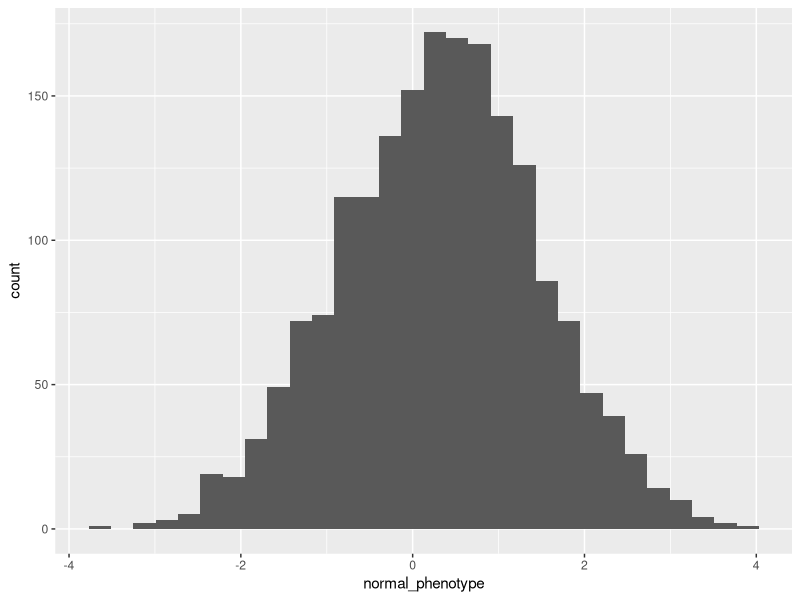

This figure's R source:
## ---- chunk 1
knitr::opts_chunk$set(echo = TRUE)
library('lme4')
suppressPackageStartupMessages(library(tidyverse))
## ---- chunk 2
# Table of line names and cohorts
lines <- tibble(
  cohort = c( rep("cohort1", 211), rep("cohort2", 206), rep("cohort3", 207) )
) %>% 
  mutate(
    line = paste0(cohort, "_", 1:length(cohort))
  )
# Print the first 6 lines
head(lines)
# There is a row for each line
nrow(lines)
## ---- chunk 3
nreps <- 3
exp_design = vector('list', nreps) # An empty list
# Randomise the order of lines in each replicate
for (r in 1:nreps){
  exp_design[[r]] <- lines[sample(1:nrow(lines)),] %>% 
    mutate(replicate = r)
}
exp_design <- bind_rows(exp_design)

# Print the first 6 lines
head(exp_design)
# There are 1872 lines, which is 3*622
nrow(exp_design)
## ---- chunk 4
ntrays <- 39
exp_design <- exp_design %>% 
  mutate(
    tray = rep(1:ntrays, each=48)
    )
## ---- chunk 5

cohort_effects <- tibble(
  cohort = unique(exp_design$cohort),
  cohort_effect = rnorm(n=3, sd=0.01)
)
cohort_effects
## ---- chunk 6
replicate_effects <- tibble(
  replicate = 1:nreps,
  replicate_effect = rnorm(n=nreps, sd=0.2)
)

genetic_effects  <- tibble(
    line = lines$line,
    genetic_effect = rnorm(n=nrow(lines), sd=0.5)
  )

tray_effects <- tibble(
  tray = 1:ntrays,
  tray_effect = rnorm(n=ntrays, sd = 0.1)
  
)
## ---- chunk 7
head(genetic_effects)
## ---- chunk 8
exp_design <- exp_design %>% 
  left_join(cohort_effects, by = "cohort") %>% 
  left_join(replicate_effects, by ='replicate') %>% 
  left_join(genetic_effects, by='line') %>%
  left_join(tray_effects, by = 'tray')
## ---- chunk 9
exp_design <- exp_design %>% 
  mutate(
    normal_phenotype = cohort_effect + replicate_effect + genetic_effect + tray_effect + rnorm(nrow(exp_design), 0.19)
  )
## ---- chunk 10
exp_design %>% 
  ggplot(aes(x = normal_phenotype)) + 
  geom_histogram()
